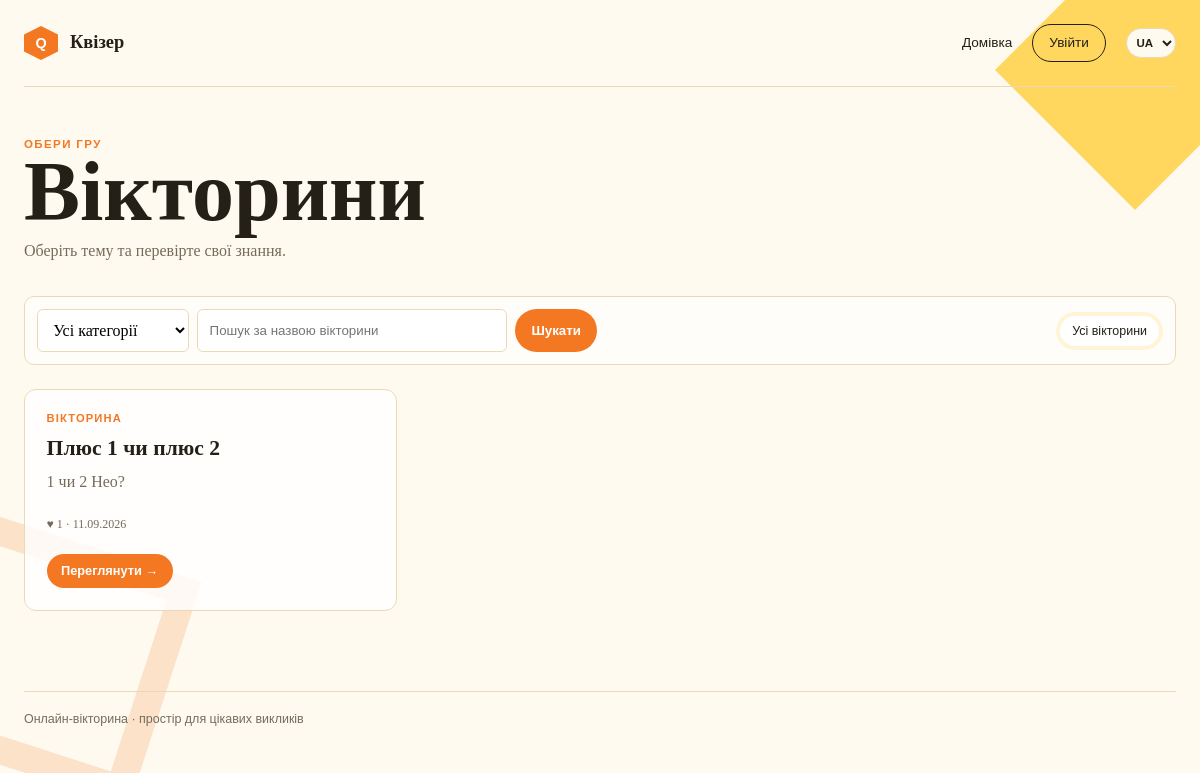
The page /quizzes/ on the database as committed earlier.
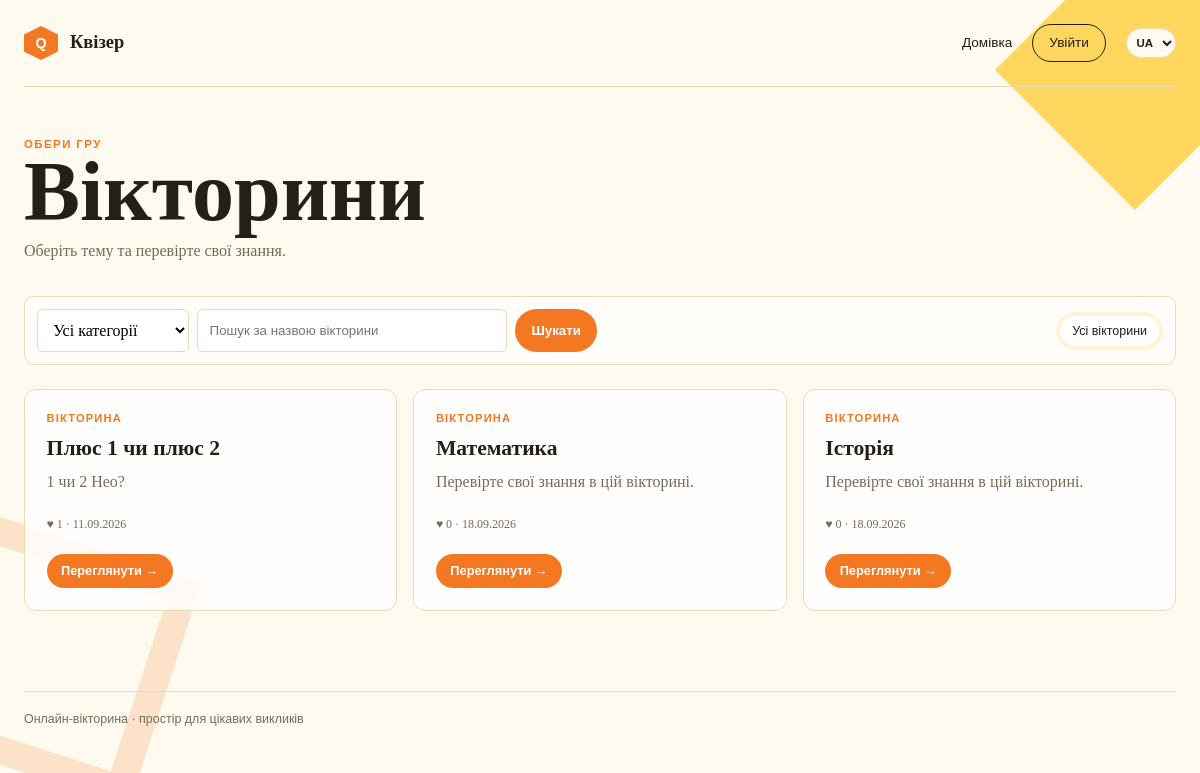
The same page on the database as committed later.
### quizzes/models.py (models this page shows, shortened)
class Quiz(models.Model):
    title = models.CharField(max_length=200)
    description = models.TextField(blank=True)
    category = models.ForeignKey(Category, null=True, blank=True, on_delete=models.SET_NULL, related_name='quizzes', verbose_name=_('Category'))
    shuffle_answers = models.BooleanField(_('Shuffle answers'), default=True)
    shuffle_questions = models.BooleanField(_('Shuffle questions'), default=False)
    announced = models.BooleanField(default=False, editable=False)
    owner = models.ForeignKey(
        settings.AUTH_USER_MODEL,
        on_delete=models.CASCADE,
        related_name='owned_quizzes',
    )
    invite_code = models.CharField(max_length=8, unique=True, editable=False)
    is_published = models.BooleanField(default=False)
    is_private = models.BooleanField(default=False)
    created_at = models.DateTimeField(auto_now_add=True)
    updated_at = models.DateTimeField(auto_now=True)
    class Meta:
        ordering = ('-created_at',)
        verbose_name = _('Quiz')
        verbose_name_plural = _('Quizzes')

### quizzes/views.py (the view)
# urls.py: path('', quiz_list_view, name='quiz_list'),
def quiz_list_view(request):
    search_query = request.GET.get('q', '').strip()
    show_mine = request.GET.get('mine') == '1' and request.user.is_authenticated
    show_favorites = request.GET.get('favorites') == '1'
    if show_favorites and not request.user.is_authenticated:
        return redirect('login')
    if show_mine:
        quizzes = Quiz.objects.filter(owner=request.user)
    else:
        quizzes = Quiz.objects.filter(is_published=True, is_private=False)
    if show_favorites:
        quizzes = quizzes.filter(favorites__user=request.user)
    category = request.GET.get('category', '')
    if category.isdecimal():
        quizzes = quizzes.filter(category_id=category)
    quizzes = quizzes.select_related('owner', 'category').annotate(like_count=Count('likes', distinct=True))
    if search_query:
        query_lower = search_query.lower()
        quizzes = [quiz for quiz in quizzes if query_lower in quiz.title.lower()]
    return render(
        request,
        'quizzes/quiz_list.html',
        {'quizzes': quizzes, 'search_query': search_query, 'show_mine': show_mine,
         'show_favorites': show_favorites, 'categories': Category.objects.all(), 'selected_category': category},
    )

### quizzes/context_processors.py (called while the page is built)
def notification_count(request):
    if not request.user.is_authenticated:
        return {}
    return {'unread_notifications': request.user.notifications.filter(
        is_read=False, quiz__is_published=True, quiz__is_private=False).count()}

### quizzes/models.py (called while the page is built)
    def __str__(self):
        return str(self.DEFAULT_LABELS.get(self.name, self.name))

### quizzes/templates/quizzes/quiz_list.html (shortened to what this page needs)
{% extends 'login/base.html' %}
{% load i18n %}
{% block content %}
<div class="content-header">
    <div>
        <p class="eyebrow">{% trans 'Choose your game' %}</p>
        <h1>{% if show_favorites %}{% trans 'Favorites' %}{% elif show_mine %}{% trans 'My quizzes' %}{% else %}{% trans 'Quizzes' %}{% endif %}</h1>
        <p>{% if show_mine %}{% trans 'Your drafts, private and published quizzes.' %}{% else %}{% trans 'Choose a topic and test your knowledge.' %}{% endif %}</p>
    </div>
</div>
<div class="quiz-list-toolbar">
    <form class="quiz-search" method="get">
        <select name="category" aria-label="{% trans 'Category' %}">
            <option value="">{% trans 'All categories' %}</option>
        </select>
        <input type="search" name="q" value="{{ search_query }}" placeholder="{% trans 'Search by quiz title' %}">
        <button type="submit">{% trans 'Search' %}</button>
    </form>
    <div class="quiz-filters">
        <a class="filter-link{% if not show_mine and not show_favorites %} active{% endif %}" href="{% url 'quiz_list' %}?q={{ search_query|urlencode }}&category={{ selected_category|urlencode }}">{% trans 'All quizzes' %}</a>
    </div>
</div>
{% if quizzes %}
<div class="quiz-card-grid">
{% for quiz in quizzes %}
    <article class="quiz-card">
        <span class="card-label">{% if quiz.category %}{{ quiz.category }}{% else %}{% trans 'Quiz' %}{% endif %}</span>
        <h2><a href="{% url 'quiz_detail' quiz.pk %}">{{ quiz.title }}</a></h2>
        <p>{{ quiz.description|default_if_none:''|default:_('Check your knowledge in this quiz.') }}</p>
        <p class="card-stats">♥ {{ quiz.like_count }} · {{ quiz.created_at|date:'d.m.Y' }}</p>
        <a class="button" href="{% url 'quiz_detail' quiz.pk %}">{% trans 'View →' %}</a>
    </article>
{% endfor %}
</div>
{% endif %}
{% endblock %}

### login/templates/login/base.html (shortened to what this page needs)
{% load i18n %}
{% get_current_language as LANGUAGE_CODE %}
<!doctype html>
<html lang="{{ LANGUAGE_CODE }}">
<head>
</head>
<body>
    <div class="site-shell">
        <header class="site-header">
            <a class="brand" href="{% url 'home' %}">
                <span class="brand-mark">Q</span>
                <span>{% trans 'Quizzer' %}</span>
            </a>
            <nav class="nav" aria-label="{% trans 'Main navigation' %}">
                <a href="{% url 'home' %}">{% trans 'Home' %}</a>
                {% if user.is_authenticated %}
                    <a href="{% url 'quiz_list' %}">{% trans 'All quizzes' %}</a>
                    <a href="{% url 'quiz_list' %}?mine=1">{% trans 'My quizzes' %}</a>
                    <a href="{% url 'quiz_history' %}">{% trans 'History' %}</a>
                    <a href="{% url 'quiz_list' %}?favorites=1">{% trans 'Favorites' %}</a>
                    <a href="{% url 'statistics' %}">{% trans 'Statistics' %}</a>
                    <a href="{% url 'notifications' %}">{% trans 'Notifications' %}{% if unread_notifications %} ({{ unread_notifications }}){% endif %}</a>
                    <a href="{% url 'profile' %}">{% trans 'Profile' %}</a>
                    <a class="nav-cta" href="{% url 'logout' %}">{% trans 'Log out' %}</a>
                {% else %}
                    <a class="nav-cta" href="{% url 'login' %}">{% trans 'Log in' %}</a>
                {% endif %}
                <form class="language-switcher" action="{% url 'set_language' %}" method="post">
                    <select name="language" onchange="this.form.submit()" aria-label="{% trans 'Language' %}">
                        <option value="uk"{% if LANGUAGE_CODE == 'uk' %} selected{% endif %}>UA</option>
                    </select>
                </form>
            </nav>
        </header>
        <main class="page-content">
            {% block content %}{% endblock %}
        </main>
        <footer class="site-footer">
            {% get_current_language as LANGUAGE_CODE %}
            {% trans 'Online quiz · a space for curious challenges' %}
        </footer>
    </div>
</body>
</html>

Rows that differ between the two databases and show on the page:
added Quiz: title "Математика", description "Перевірте свої знання в цій вікторині.", like_count "0", created_at "18.09.2026"
added Quiz: title "Історія", description "Перевірте свої знання в цій вікторині.", like_count "0", created_at "18.09.2026"
